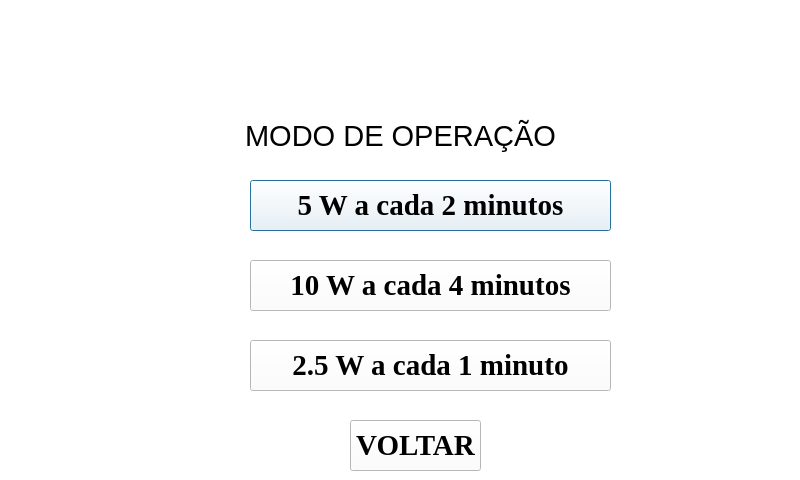
<?xml version="1.0" encoding="UTF-8"?>
<ui version="4.0">
 <class>fifDialog</class>
 <widget class="QDialog" name="fifDialog">
  <property name="geometry">
   <rect>
    <x>0</x>
    <y>0</y>
    <width>800</width>
    <height>480</height>
   </rect>
  </property>
  <property name="font">
   <font>
    <family>Times New Roman</family>
    <pointsize>22</pointsize>
    <weight>75</weight>
    <italic>false</italic>
    <bold>true</bold>
   </font>
  </property>
  <property name="focusPolicy">
   <enum>Qt::NoFocus</enum>
  </property>
  <property name="windowTitle">
   <string>Dialog</string>
  </property>
  <property name="layoutDirection">
   <enum>Qt::LeftToRight</enum>
  </property>
  <property name="styleSheet">
   <string notr="true">background-color: rgb(255, 255, 255);</string>
  </property>
  <widget class="QLabel" name="label_2">
   <property name="geometry">
    <rect>
     <x>120</x>
     <y>110</y>
     <width>561</width>
     <height>51</height>
    </rect>
   </property>
   <property name="font">
    <font>
     <family>Arial</family>
     <pointsize>22</pointsize>
     <weight>50</weight>
     <italic>false</italic>
     <bold>false</bold>
    </font>
   </property>
   <property name="styleSheet">
    <string notr="true">font: 22pt &quot;Arial&quot;;</string>
   </property>
   <property name="text">
    <string>MODO DE OPERAÇÃO</string>
   </property>
   <property name="textFormat">
    <enum>Qt::PlainText</enum>
   </property>
   <property name="alignment">
    <set>Qt::AlignCenter</set>
   </property>
  </widget>
  <widget class="QLabel" name="label">
   <property name="geometry">
    <rect>
     <x>20</x>
     <y>0</y>
     <width>721</width>
     <height>111</height>
    </rect>
   </property>
   <property name="text">
    <string/>
   </property>
  </widget>
  <widget class="QPushButton" name="pushButton_2">
   <property name="geometry">
    <rect>
     <x>250</x>
     <y>180</y>
     <width>361</width>
     <height>51</height>
    </rect>
   </property>
   <property name="text">
    <string>5 W a cada 2 minutos</string>
   </property>
  </widget>
  <widget class="QPushButton" name="pushButton_3">
   <property name="geometry">
    <rect>
     <x>250</x>
     <y>260</y>
     <width>361</width>
     <height>51</height>
    </rect>
   </property>
   <property name="text">
    <string>10 W a cada 4 minutos</string>
   </property>
  </widget>
  <widget class="QPushButton" name="pushButton_4">
   <property name="geometry">
    <rect>
     <x>250</x>
     <y>340</y>
     <width>361</width>
     <height>51</height>
    </rect>
   </property>
   <property name="text">
    <string>2.5 W a cada 1 minuto</string>
   </property>
  </widget>
  <widget class="QPushButton" name="pushButton_5">
   <property name="geometry">
    <rect>
     <x>350</x>
     <y>420</y>
     <width>131</width>
     <height>51</height>
    </rect>
   </property>
   <property name="styleSheet">
    <string notr="true">font: 14pt &quot;Arial&quot;;

</string>
   </property>
   <property name="text">
    <string>VOLTAR</string>
   </property>
  </widget>
 </widget>
 <resources/>
 <connections/>
</ui>
